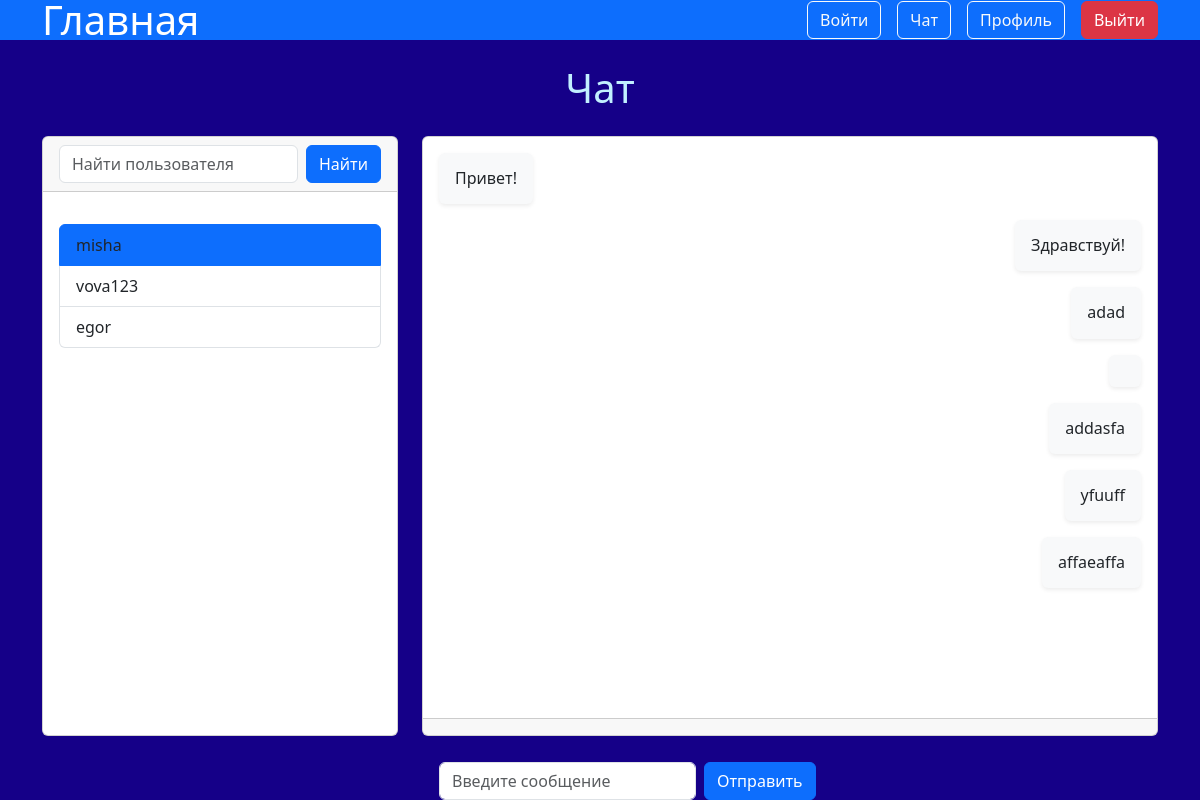
The app's page /chat/?mess=1 (signed in), older data.
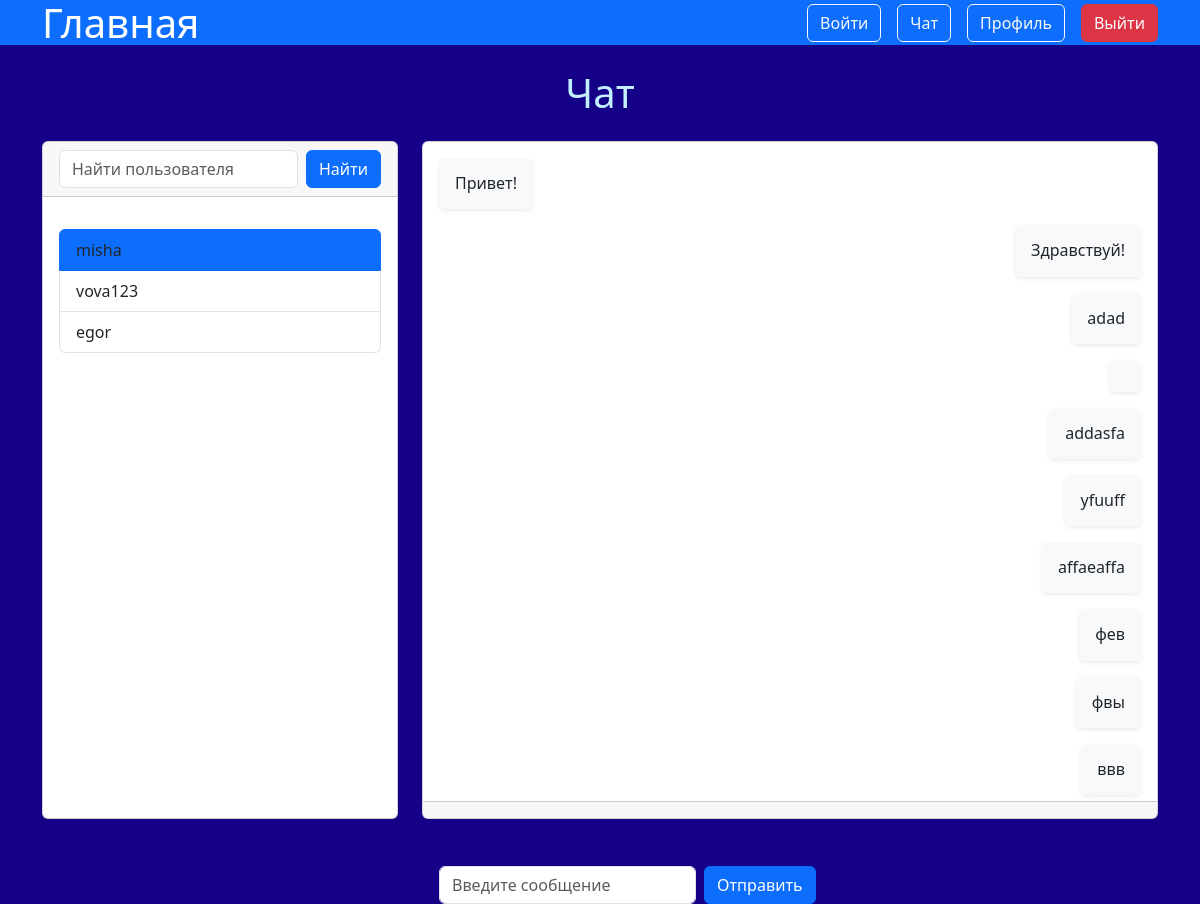
The same page, newer data.
### chatapp/models.py (models this page shows, shortened)
class ChatUserInfo(models.Model):
    user = models.ForeignKey(User, on_delete=models.CASCADE)
    chat = models.ForeignKey(Chat, on_delete=models.CASCADE)

class User(AbstractUser):
    img = models.ImageField(upload_to="user_img", default="user_img/default.png")

class Message(models.Model):
    text = models.TextField()
    user = models.ForeignKey(User, on_delete=models.CASCADE)
    chat = models.ForeignKey(Chat, on_delete=models.CASCADE)

### chatapp/views.py (the view, shortened to what this page needs)
# urls.py: path("", chat, name="chat"),
@login_required
def chat(request):
    if request.method == "GET":
        chat_id = request.GET.get("mess")
        chats_by_user = ChatUserInfo.objects.filter(user=request.user).values_list(
            "chat_id", flat=True
        )
        user_chats = ChatUserInfo.objects.filter(chat__in=chats_by_user).exclude(
            user=request.user
        )
        message_chat = None
        if chat_id:
            message_chat = Message.objects.filter(chat_id=chat_id)
            chat_id = int(chat_id)
        context = {
            "user_chats": user_chats,
            "message_chat": message_chat,
            "req_user": request.user,
            "chat_id": chat_id,
        }
        return render(request, "chatapp/chat.html", context)

### chatapp/templates/chatapp/chat.html (shortened to what this page needs)
{% extends "mainapp/base.html" %}
{% block content %}
<header class="bg-primary text-white py-3">
    <div class="container d-flex justify-content-between align-items-center">
        <h1 class="mb-0">Главная</h1>
        <nav class="d-flex gap-3">
            <a href="{% url 'chatapp:login' %}" class="btn btn-outline-light">Войти</a>
            <a href="{% url 'chatapp:messenger' %}" class="btn btn-outline-light">Чат</a>
            <a href="{% url 'chatapp:profile' %}" class="btn btn-outline-light">Профиль</a>
            <a href="{% url 'chatapp:exit' %}" class="btn btn-danger">Выйти</a>
        </nav>
    </div>
</header>
<main class="container py-4">
    <h1 class="text-center mb-4">Чат</h1>
    <div class="row" style="height: 75vh;">
        <div class="col-md-4 d-flex flex-column">
            <div class="card flex-grow-1">
                <div class="card-header">
                    <form class="search_username d-flex">
                        <input
                            type="text"
                            name="username"
                            class="form-control"
                            placeholder="Найти пользователя"
                        />
                        <button type="submit" class="btn btn-primary ms-2">Найти</button>
                    </form>
                </div>
                <div class="card-body overflow-auto">
                    <ul class="list-group">
                        {% for chat in user_chats %}
                        <li class="list-group-item {% if chat.chat.id == chat_id %}active{% endif %}">
                            <a href="?mess={{ chat.chat.id }}" class="text-decoration-none text-dark">
                                {{ chat.user.username }}
                            </a>
                        </li>
                        {% endfor %}
                    </ul>
                </div>
            </div>
        </div>
        <div class="col-md-8 d-flex flex-column">
            <div class="card flex-grow-1">
                <div class="card-body messages overflow-auto" style="height: 60vh;">
                    {% for message in message_chat %}
                    <div class="d-flex {% if message.user == req_user %}justify-content-end{% else %}justify-content-start{% endif %} mb-3">
                        <div class="p-3 bg-light rounded shadow-sm {% if message.user == req_user %}text-end{% else %}text-start{% endif %}">
                            <h6 class="mb-0">{{ message.text }}</h6>
                        </div>
                    </div>
                    {% endfor %}
                </div>
                <div class="card-footer">
                    <form class="send_message d-flex" method="post">
                        <input
                            type="text"
                            name="message"
                            class="form-control me-2"
                            placeholder="Введите сообщение"
                        />
                        <button type="submit" class="btn btn-primary">Отправить</button>
                    </form>
                </div>
            </div>
        </div>
    </div>
</main>
{% endblock content %}

### mainapp/templates/mainapp/base.html (shortened to what this page needs)
{% load static %}
<!DOCTYPE html>
<html lang="en">
    <head>
        <link rel="stylesheet" href="{% static 'vendor/css/main.css' %}" />
        <link
            href="https://cdn.jsdelivr.net/npm/bootstrap@5.3.3/dist/css/bootstrap.min.css"
            rel="stylesheet"
        />
        <link
            rel="stylesheet"
            href="https://cdnjs.cloudflare.com/ajax/libs/bootstrap-icons/1.11.3/font/bootstrap-icons.min.css"
        />
    </head>
    <body class="bg-purple-300 text-gold">
      {% block content %}{% endblock content %}
    </body>
</html>

Row changes from the older to the newer data that the page shows:
added Message: text "фев"
added Message: text "фвы"
added Message: text "ввв"
